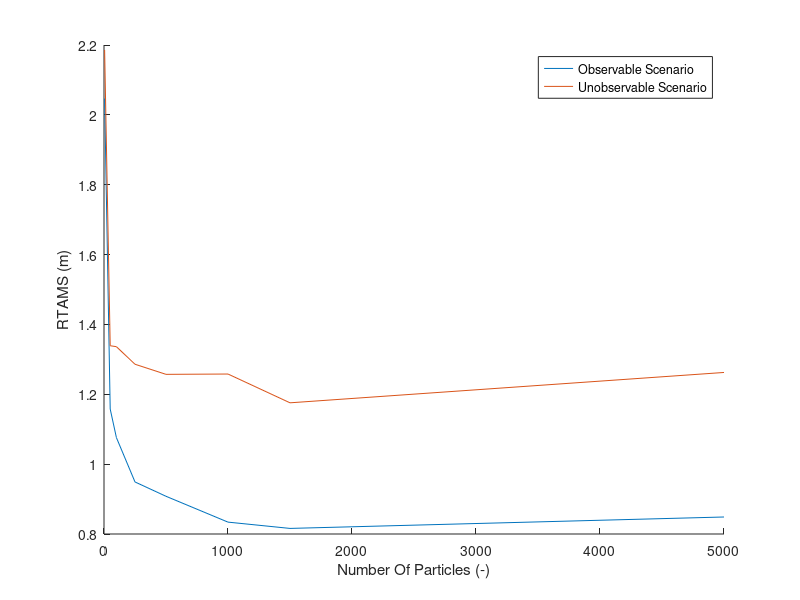

MATLAB code to generate this figure:
N = [5, 50, 100, 250, 500, 1000, 1500, 5000];
RTAM_obs = [2.0467, 1.1577, 1.076, 0.949, 0.908, 0.8340, 0.8160, 0.8487];
RTAM_unobs = [2.1857, 1.339, 1.3363, 1.286, 1.2571, 1.2580, 1.1756, 1.2625];

figure(); 
hold on;
plot(N,RTAM_obs);
plot(N,RTAM_unobs);

legend('Observable Scenario', 'Unobservable Scenario');
xlabel('Number Of Particles (-)');
ylabel('RTAMS (m)');